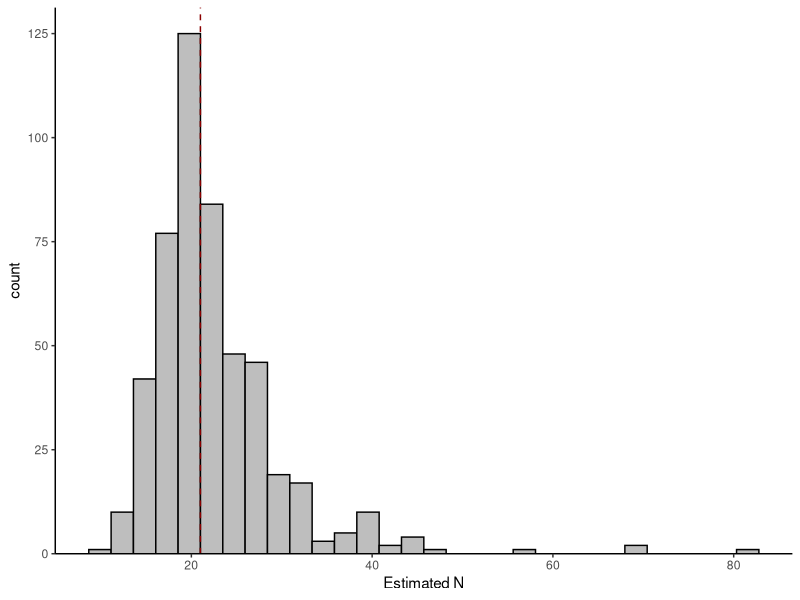
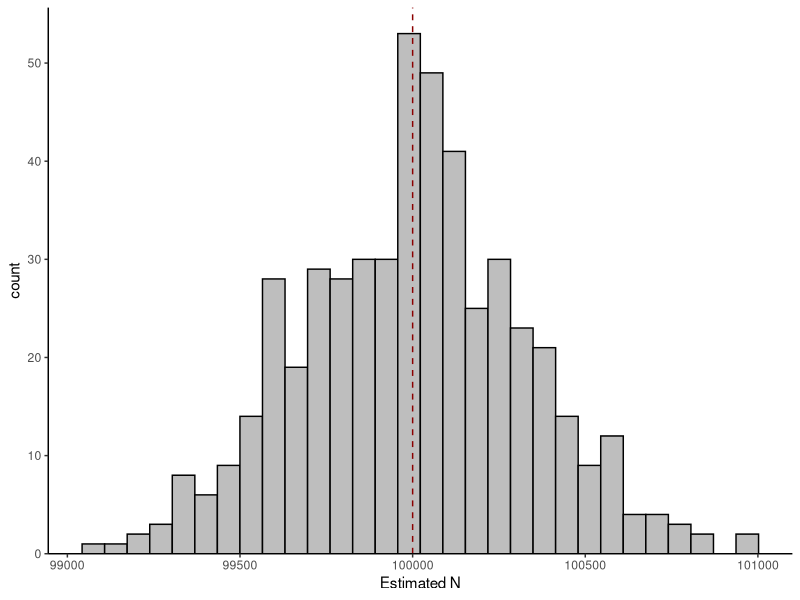
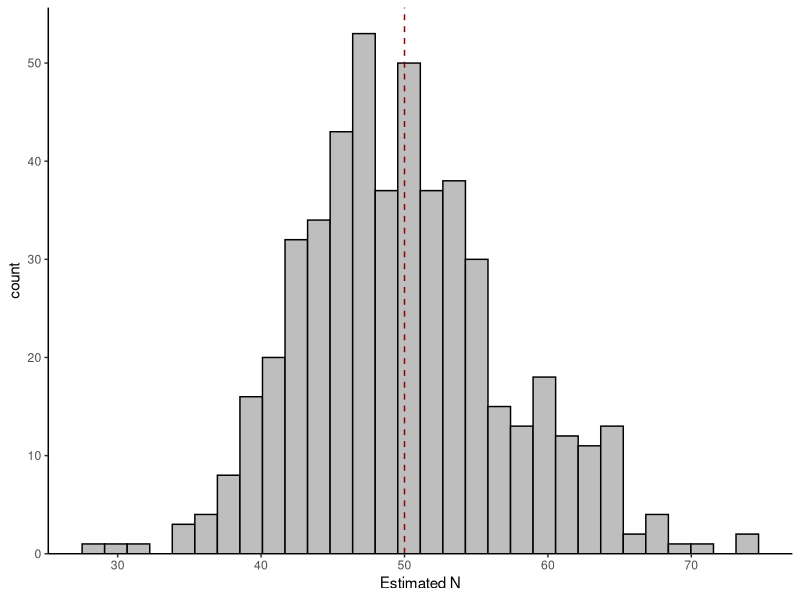
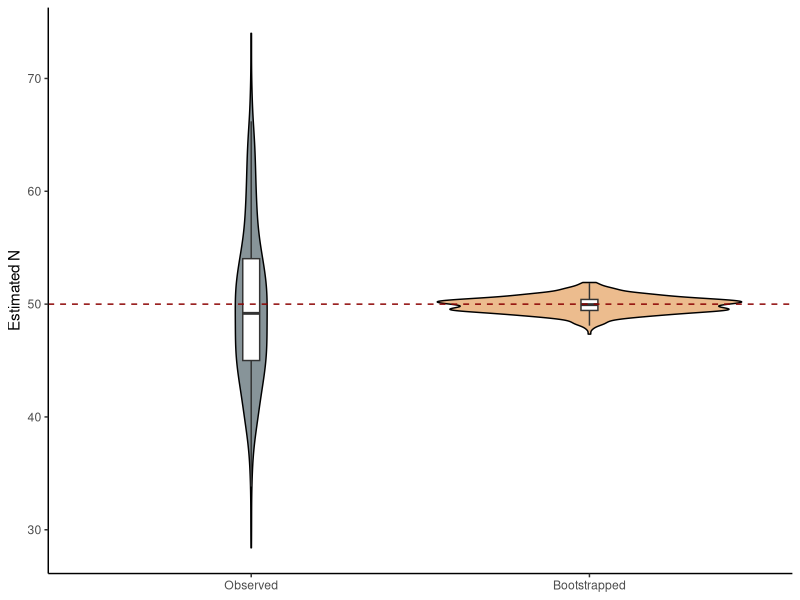

Generate these figures, in order, with R:
## ---- chunk 1
#import packages
library(tidyverse) #for data wrangling
library(here) #for filepath management
library(ggsci) #for colors
## ---- chunk 2
#custon graphing theme
theme <- list(
  theme_classic(),
  scale_fill_jama(),
  theme(legend.position="none")
)

## ---- chunk 3
#import data
plastico.df <- read.csv(here("raw/labs/lab1.csv"))

#estimate N
plastico.df <- plastico.df %>%
  mutate(N=m*K/r)

#calculate mean
plastico_estimate <- plastico.df$N %>%
  mean() %>%
  round(digits=1)

## ---- chunk 4

#population size
N <- 21

#empty list to store results
result.list <- list()

#iterate three times
for (i in 1:3){
  
  #for each iteration...
  silico.df <- data.frame( #new dataframe
    m = round(runif(N)), #random m
    K = round(runif(N)) #random K
    ) %>%
    mutate(r = ifelse(m == 1 & K == 1, 1, 0)) %>% #calculate r
    summarize_all(sum) %>% #sum
    mutate(N=m*K/r, #calculate N
           iteration=i) #log iteration
  
  #append result
  result.list <- append(result.list, list(silico.df))
  
}

#final dataframe
silico.df <- bind_rows(result.list)

silico_estimate <- silico.df$N %>%
  mean() %>%
  round(digits=1)

## ---- chunk 5

#empty list to store results
result.list <- list()

#iterate 500 times
for (i in 1:500){
  
  #for each iteration...
  silico.df <- data.frame( #new dataframe
    m = round(runif(N)), #random m
    K = round(runif(N)) #random K
    ) %>%
    mutate(r = ifelse(m == 1 & K == 1, 1, 0)) %>% #calculate r
    summarize_all(sum) %>% #sum
    mutate(N=m*K/r, #calculate N
           iteration=i) #log iteration
  
  #append result
  result.list <- append(result.list, list(silico.df))
  
}

#final dataframe
silico.df <- bind_rows(result.list)

#look at the max - probably infinite
max(silico.df$N)

#remove infinate values
silico.df <- silico.df %>%
  filter(r != 0)

#
new_silico_estimate <- silico.df$N %>%
  median() %>%
  round(digits=1)

#mak a graph
ggplot(silico.df, aes(N)) +
  theme+
  geom_histogram(fill="grey", color="black")+
  geom_vline(xintercept=N, color="darkred", linetype="dashed")+
  scale_y_continuous(expand=expansion(mult=c(0,0.05)))+
  labs(x="Estimated N")

## ---- chunk 6

N <- 100000

#empty list to store results
result.list <- list()

#iterate 500 times
#this takes a while to run with large N
for (i in 1:500){
  
  #for each iteration...
  silico.df <- data.frame( #new dataframe
    m = round(runif(N)), #random m
    K = round(runif(N)) #random K
    ) %>%
    mutate(r = ifelse(m == 1 & K == 1, 1, 0)) %>% #calculate r
    summarize_all(sum) %>% #sum
    mutate(N=m*K/r, #calculate N
           iteration=i) #log iteration
  
  #append result
  result.list <- append(result.list, list(silico.df))
  
}

#final dataframe
silico.df <- bind_rows(result.list)

#look at the max - this looks better
max(silico.df$N)

#make a graph
ggplot(silico.df, aes(N)) +
  theme+
  geom_histogram(fill="grey", color="black")+
  geom_vline(xintercept=N, color="darkred", linetype="dashed")+
  scale_y_continuous(expand=expansion(mult=c(0,0.05)))+
  labs(x="Estimated N")

#try again with a low N, but bayesian derivation
N <- 50

#empty list to store results
result.list <- list()

#iterate 500 times
#this takes a while to run with large N
for (i in 1:500){
  
  #for each iteration...
  silico.df <- data.frame( #new dataframe
    m = round(runif(N)), #random m
    K = round(runif(N)) #random K
    ) %>%
    mutate(r = ifelse(m == 1 & K == 1, 1, 0)) %>% #bayesian derivation
    summarize_all(sum) %>% #sum
    mutate(N=(m+1)*(K+1)/(r+1)-1, #calculate N
           iteration=i) #log iteration
  
  #append result
  result.list <- append(result.list, list(silico.df))
  
}

#final dataframe
silico.df <- bind_rows(result.list)

#look at the max - this looks better
max(silico.df$N)

#make a graph
ggplot(silico.df, aes(N)) +
  theme+
  geom_histogram(fill="grey", color="black")+
  geom_vline(xintercept=N, color="darkred", linetype="dashed")+
  scale_y_continuous(expand=expansion(mult=c(0,0.05)))+
  labs(x="Estimated N")


## ---- chunk 7
#calculate CI from most recent mark-recapture (N=50, bayesian derivation)

#empty list to store results
result.list <- list()

#perform bootstrapping
for (i in 1:nrow(silico.df)){
 bootstrap <- sample(silico.df$N, 100, replace=TRUE)
 result.list <- append(result.list, mean(bootstrap))
}

#compile results
bootstrap.list <- as.numeric(result.list)

#calculate quantiles from bootstrap
lower_CI <- quantile(bootstrap.list, probs=0.025) %>%
  round(digits=1)
upper_CI <- quantile(bootstrap.list, probs=0.975) %>%
  round(digits=1)

#new dataframe for plotting
plot.df <- silico.df %>%
  mutate(N_bootstrap = bootstrap.list) %>%
  select(N, N_bootstrap) %>%
  pivot_longer(cols=c("N", "N_bootstrap")) %>%
  mutate(name=factor(name, levels=c("N","N_bootstrap"),
                     labels=c("Observed","Bootstrapped")))

#visualize the results
ggplot(plot.df, aes(x=name, y=value, fill=name)) +
  theme+
  geom_violin(color="black", alpha=0.6)+
  geom_boxplot(fill="white", width=0.05, outlier.shape=NA)+
  geom_hline(yintercept=N, color="darkred", linetype="dashed")+
  labs(x=NULL, y="Estimated N")

## ---- chunk 8


